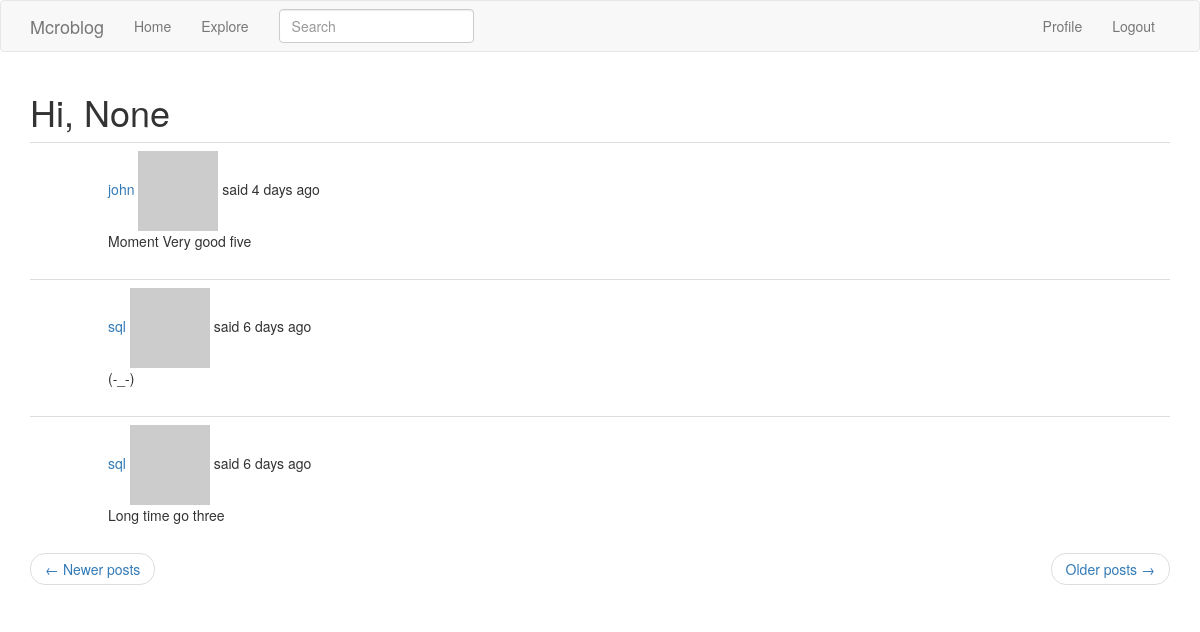
The app's page /explore?page=5 (signed in) with its own data.
### app/models.py (models this page shows, shortened)
class User(UserMixin, db.Model):
    id = db.Column(db.Integer, primary_key=True)
    username = db.Column(db.String(64), index=True, unique=True)
    email = db.Column(db.String(120), index=True, unique=True)
    password_hash = db.Column(db.String(128))
    posts = db.relationship('Post', backref='author', lazy='dynamic')
    about_me = db.Column(db.String(140))
    last_seen = db.Column(db.DateTime, default=datetime.utcnow)
    followed = db.relationship(
        'User', secondary=followers,
        primaryjoin=(followers.c.follower_id == id),
        secondaryjoin=(followers.c.followed_id == id),
        backref=db.backref('followers', lazy='dynamic'),
        lazy='dynamic'
    )
    def avatar(self, size):
        digest = md5(self.email.lower().encode('utf-8')).hexdigest()
        return 'https://www.gravatar.com/avatar/{}?d=identicon&s={}'.format(digest, size)

class SearchableMixin(object):
    @classmethod
    def before_commit(cls, session):
        session._changes = {
            'add': list(session.new),
            'update': list(session.dirty),
            'delete': list(session.deleted)
        }
    @classmethod
    def after_commit(cls, session):
        for obj in session._changes['add']:
            if isinstance(obj, SearchableMixin):
                add_to_index(obj.__tablename__, obj)
        for obj in session._changes['update']:
            if isinstance(obj, SearchableMixin):
                add_to_index(obj.__tablename__, obj)
        for obj in session._changes['delete']:
            if isinstance(obj, SearchableMixin):
                remove_from_index(obj.__tablename__, obj)
        session._changes = None

class Post(SearchableMixin, db.Model):
    __searchable__ = ['body']
    id = db.Column(db.Integer, primary_key=True)
    body = db.Column(db.String(140))
    timestamp = db.Column(db.DateTime, index=True, default=datetime.utcnow)
    user_id = db.Column(db.Integer, db.ForeignKey('user.id'))
    language = db.Column(db.String(5))

### app/main/routes.py (the view)
@bp.route('/explore')
@login_required
def explore():
    page = request.args.get('page', 1, type=int)
    posts = Post.query.order_by(Post.timestamp.desc()).paginate(
        page, current_app.config['POSTS_PER_PAGE'], False)
    next_url = url_for('main.explore', page=posts.next_num) \
        if posts.has_next else None
    prev_url = url_for('main.explore', page=posts.prev_num) \
        if posts.has_prev else None
    return render_template('index.html', title=_('Explore'),
                           posts=posts.items, next_url=next_url,
                           prev_url=prev_url)

### app/main/forms.py
class SearchForm(FlaskForm):
    q = StringField(_l('Search'), validators=[DataRequired()])
    def __init__(self, *args, **kwargs):
        if 'formdata' not in kwargs:
            kwargs['formdata'] = request.args
        if 'csrf_enabled' not in kwargs:
            kwargs['csrf_enabled'] = False
        super(SearchForm, self).__init__(*args, **kwargs)

### app/main/routes.py (called while the page is built)
@bp.before_app_request
def before_request():
    if current_user.is_authenticated:
        current_user.last_seen = datetime.utcnow()
        db.session.commit()
        g.search_form = SearchForm()
    g.locale = str(get_locale())

### app/models.py (called while the page is built)
@login.user_loader
def load_user(id):
    return User.query.get(int(id))

### app/templates/index.html (shortened to what this page needs)
{% extends "base.html" %}
{% import 'bootstrap/wtf.html' as wtf %}
{% block app_content %}
    <h1> {{ _('Hi, %(username)s', username=current_user.username) }}</h1>
    {% for post in posts %}
        {% include '_post.html' %}
    {% endfor %}
    <nav aria-label="...">
        <ul class="pager">
            <li class="previous{% if not prev_url %} disabled{% endif %}">
                <a href="{{ prev_url or '#' }}">
                    <span aria-hidden="true">&larr;</span> Newer posts
                </a>
            </li>
            <li class="next{% if not next_url %} disabled{% endif %}">
                <a href="{{ next_url or '#' }}">
                    Older posts <span aria-hidden="true">&rarr;</span>
                </a>
            </li>
        </ul>
    </nav>
{% endblock %}

### app/templates/_post.html (shortened to what this page needs)
<table class="table table-hover">
    <tr>
        <td width="70px">
        </td>
        <td>
            <a href="{{ url_for('main.user', username=post.author.username) }}">
                {{ post.author.username }}
            </a>
            {{ _('%(username)s said %(when)s', username=user_link, when=moment(post.timestamp).fromNow()) }}
        <br>
            <span id="post{{ post.id }}">{{ post.body }}</span>
        </td>
    </tr>
</table>

### records on screen
Post: author.username "john", body "Moment Very good five"
Post: author.username "sql", body "(-_-)"
Post: author.username "sql", body "Long time go three"
